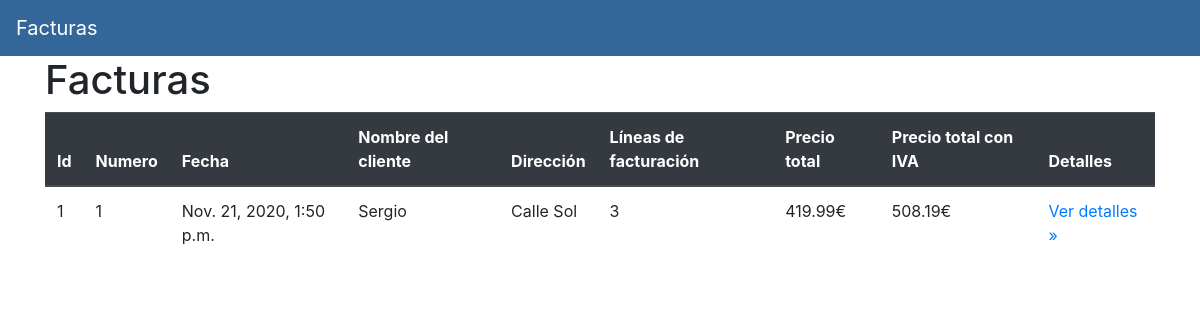
The page / on the database its author committed.
### factura/models.py (models this page shows, shortened)
class Factura(models.Model):
    id_factura = models.AutoField(primary_key=True)
    num = models.IntegerField()
    anio = models.DateTimeField(auto_now=True)
    cliente_nombre = models.CharField(max_length=220)
    cliente_direccion = models.CharField(max_length=400)
    @property
    def num_lineas(self):
      return LineaFactura.objects.filter(factura=self.id_factura).count()
    @property
    def precio_factura(self):
        lineas = LineaFactura.objects.filter(factura=self.id_factura)
        total = 0
        for l in lineas:
            total += l.precio_real
        return round(total, 2)
    @property
    def precio_factura_iva(self):
        lineas = LineaFactura.objects.filter(factura=self.id_factura)
        total = 0
        for l in lineas:
            total += l.precio_real + l.precio_real*0.21
        return round(total, 2)

class LineaFactura(models.Model):
    id_linea = models.AutoField(primary_key=True)
    factura = models.ForeignKey(
        Factura,
        on_delete=models.CASCADE)                       # Borramos la línea de la factura,
    nombre_producto = models.CharField(max_length=220)  # porque la factura no existirá,
    precio_unitario = models.FloatField()               # y no tendría sentido asignar esa línea a otra factura
    unidades = models.IntegerField()
    @property
    def precio_real(self):
      return self.precio_unitario * self.unidades

### factura/views.py (the view)
# urls.py: path('', factura.views.homepage, name="homepage"),
def homepage(request):
    return render(request, 'factura/homepage.html', {
        "facturas": Factura.objects.all().order_by('-anio'),
        })

### factura/templates/factura/homepage.html (shortened to what this page needs)
{% extends 'factura/base.html' %}
{% block content %}
<h1 class="title">Facturas</h1>
<table class="table">
    <thead class="thead-dark">
        <tr>
            <th scope="col">Id</th>
            <th scope="col">Numero</th>
            <th scope="col">Fecha</th>
            <th scope="col">Nombre del cliente</th>
            <th scope="col">Dirección</th>
            <th scope="col">Líneas de facturación</th>
            <th scope="col">Precio total</th>
            <th scope="col">Precio total con IVA</th>
            <th scope="col">Detalles</th>
        </tr>
    </thead>
    <tbody>
        {% for f in facturas %}
        <tr>
            <td>{{ f.id_factura }}</td>
            <td>{{ f.num }}</td>
            <td>{{ f.anio }}</td>
            <td>{{ f.cliente_nombre }}</td>
            <td>{{ f.cliente_direccion }}</td>
            <td>{{ f.num_lineas }}</td>
            <td>{{ f.precio_factura }}€</td>
            <td>{{ f.precio_factura_iva }}€</td>
            <td><p><a href="{% url 'detalle_factura' f.id_factura %}">Ver detalles &raquo;</a></p></td>
        </tr>
        {% endfor %}
    </tbody>
</table>
{% endblock content %}

### rows shown on the page
Factura: id_factura "1", num "1", anio "Nov. 21, 2020, 1:50 p.m.", cliente_nombre "Sergio", cliente_direccion "Calle Sol", num_lineas "3", precio_factura "419.99", precio_factura_iva "508.19"
